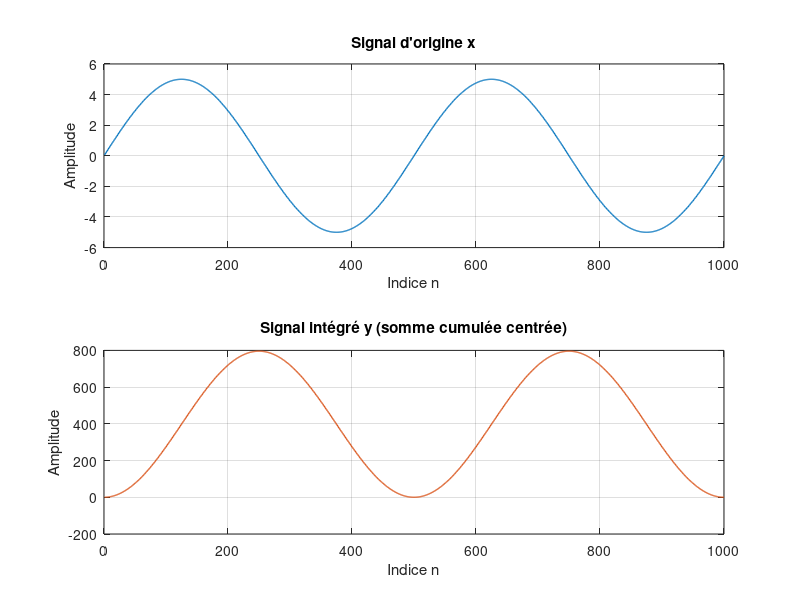
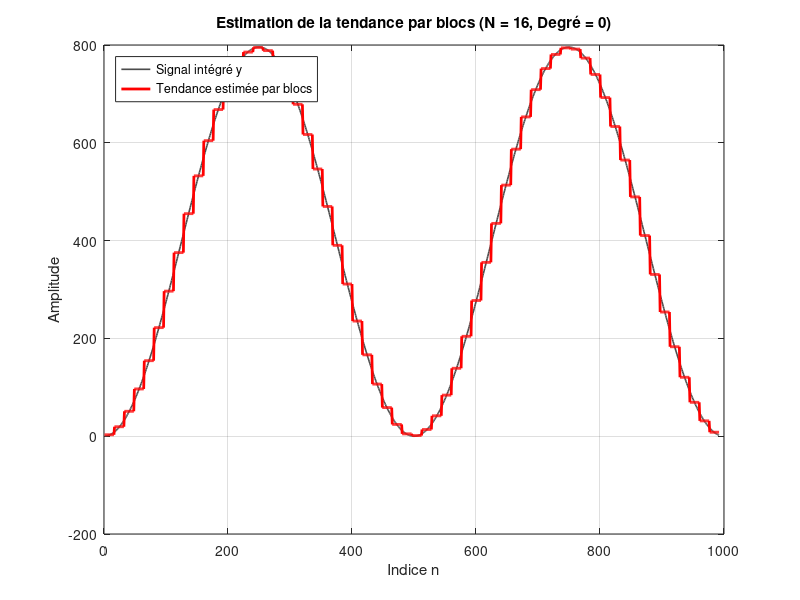
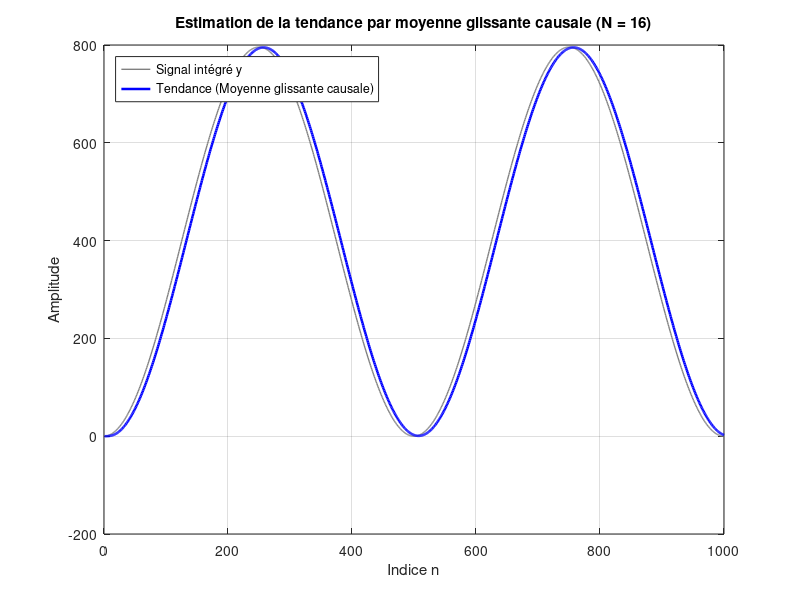
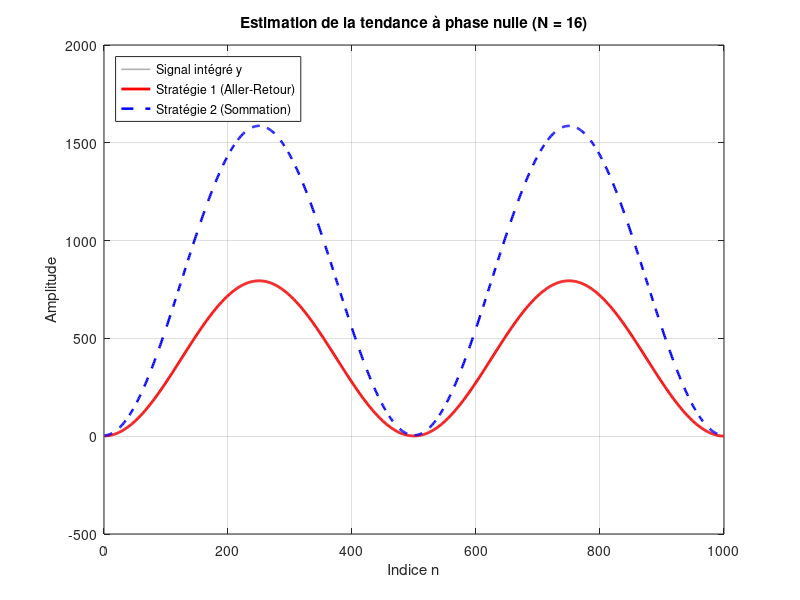

MATLAB code to generate these figures, in order:
clear; clc;

%%%%%%%%%%%%%%%%%%%%%%%%%%%%%%%%%%%%%%%%%%%%%%%
% étape 0 génération d'un signal pour les tests
%%%%%%%%%%%%%%%%%%%%%%%%%%%%%%%%%%%%%%%%%%%%%%%
% taille du signal
M = 1000; 
% signal
t1 = 1:M;
x = 5 * sin(2*pi*2*t1/M); 


%%%%%%%%%%%%%%%%%%%%%%%%%%%%%%%%%%%
% étape 1 centrage puis intégration
%%%%%%%%%%%%%%%%%%%%%%%%%%%%%%%%%%%

x=x(:);
x_centre = x - mean(x);
% intégration par méthode des rectangles
%%% cumtrapz pour la méthode des trapèzes
y = cumtrapz(x_centre); 

%%%%%%%%%%%%%%%%%%%%%%%%%%%%%%%%%%%
% étape 2a décomposition en blocs
%%%%%%%%%%%%%%%%%%%%%%%%%%%%%%%%%%%

% choix de la méthode de tendance 
% 0 = par la moyenne
% 1 = par droite de régression
choix = 0;

% on fixe la taille d'un bloc
N = 16; 

M = length(y);
% L est le nombre de blocs
L = floor(M/N);
% on ajuste la taille de y (toujours le signal intégré)
% aux nombres de blocs complets
y_ajuste = y(1:L*N);

% définition de la tendance
tendance = zeros(size(y_ajuste));

% Vecteur temps pour 1 bloc
t = (1:N)';

for i = 1:L
    debut = (i-1)*N +1;
    fin = i*N;
    bloc = y_ajuste(debut:fin);

    if choix == 0
        % modèle par la moyenne : (degré 0)
        val_tendance = mean(bloc);
        bloc_tendance = val_tendance * ones(N,1);
    else
        % modèle par droite de régression (degré 1)
        p = polyfit(t, bloc, 1);
        bloc_tendance = polyval(p,t);
    end
    tendance(debut:fin) = bloc_tendance;
end

%%%%%%%%%%% plot %%%%%%%%%%% 

% % Figure 1 : Signal d'origine et signal intégré
figure('Name', 'Étapes 0 et 1 : Signal et Intégration', 'Color', 'w');

subplot(2,1,1);
plot(x, 'Color', [0 0.447 0.741], 'LineWidth', 1);
title('Signal d''origine x');
xlabel('Indice n'); ylabel('Amplitude');
grid on;

subplot(2,1,2);
plot(y, 'Color', [0.85 0.325 0.098], 'LineWidth', 1);
title('Signal intégré y (somme cumulée centrée)');
xlabel('Indice n'); ylabel('Amplitude');
grid on;

% Figure 2 : Signal intégré et sa tendance estimée par morceaux
figure('Name', 'Étape 2a : Estimation de la tendance', 'Color', 'w');
plot(y_ajuste, 'Color', [0.3 0.3 0.3], 'LineWidth', 1.2, 'DisplayName', 'Signal intégré y');
hold on;
plot(tendance, 'r-', 'LineWidth', 2, 'DisplayName', 'Tendance estimée par blocs');
legend('Location', 'northwest');
title(['Estimation de la tendance par blocs (N = ', num2str(N), ', Degré = ', num2str(choix), ')']);
xlabel('Indice n'); ylabel('Amplitude');
grid on;
hold off;

%%%%%%%%%%% fin plot %%%%%%%%%%% 


%%%%%%%%%%%%%%%%%%%%%%%%%%%%%%%%%%%
% étape 2b filtre passe-bas
%%%%%%%%%%%%%%%%%%%%%%%%%%%%%%%%%%%

% taille de la fenêtre (N = 16)

% définition de la réponse impulsionnelle
b = (1/N) * ones(1, N);
a = 1;

% filtrage sur y
tendance_2b = filter(b,a,y);

% recalage du signal pour compenser le retard de (N-1)/2

retard = (N-1)/2;

%%%%%%%%%%%%%%%%%%%%%%%%%%%%%%%%%%%%%%%%%%%%%%%
% Plot Étape 2b
%%%%%%%%%%%%%%%%%%%%%%%%%%%%%%%%%%%%%%%%%%%%%%%
figure('Name', 'Étape 2b : Filtrage passe-bas (Moyenne glissante)', 'Color', 'w');
plot(y, 'Color', [0.5 0.5 0.5], 'LineWidth', 1, 'DisplayName', 'Signal intégré y');
hold on;
plot(tendance_2b, 'b-', 'LineWidth', 1.8, 'DisplayName', 'Tendance (Moyenne glissante causale)');
legend('Location', 'northwest');
title(['Estimation de la tendance par moyenne glissante causale (N = ', num2str(N), ')']);
xlabel('Indice n'); ylabel('Amplitude');
grid on;
hold off;
%%%%%%%%%%%%%%%%%%%%%%%%%%%%%%%%%%%%%%%
%%%%%%%%%%% fin plot %%%%%%%%%%% 
%%%%%%%%%%%%%%%%%%%%%%%%%%%%%%%%%%%%%%%

%%%%%%%%%%%%%%%%%%%%%%%%%%%%%%%%%%%
% étape 2c décomposition en blocs
%%%%%%%%%%%%%%%%%%%%%%%%%%%%%%%%%%%

% ===================================
% Strat 1
% ===================================

g_s1 = filter(b,a,y);
% g_inverse = g(-n)
g_s1_inverse = flipud(g_s1);
r_s1 = filter(b,a,g_s1_inverse);
tendance_s1 = flipud(r_s1);

% ===================================
% Strat 2
% ===================================

g_s2 = filter(b,a,y);

y_s2_inverse = flipud(y);

r_s2 = filter(b,a,y_s2_inverse);

tendance_s2 = g_s2 + flipud(r_s2);

%%%%%%%%%%%%%%%%%%%%%%%%%%%%%%%%%%%%%%%%%%%%%%%
% Plot Étape 2c
%%%%%%%%%%%%%%%%%%%%%%%%%%%%%%%%%%%%%%%%%%%%%%%
figure('Name', 'Étape 2c : Filtres à phase nulle (Stratégies 1 et 2)', 'Color', 'w');
plot(y, 'Color', [0.7 0.7 0.7], 'LineWidth', 1.2, 'DisplayName', 'Signal intégré y');
hold on;
plot(tendance_s1, 'r-', 'LineWidth', 2, 'DisplayName', 'Stratégie 1 (Aller-Retour)');
plot(tendance_s2, 'b--', 'LineWidth', 1.8, 'DisplayName', 'Stratégie 2 (Sommation)');
legend('Location', 'northwest');
title(['Estimation de la tendance à phase nulle (N = ', num2str(N), ')']);
xlabel('Indice n'); ylabel('Amplitude');
grid on;
hold off;

%%%%%%%%%%%%%%%%%%%%%%%%%%%%%%%%%%%
% étape 3 tendance retranchée
%%%%%%%%%%%%%%%%%%%%%%%%%%%%%%%%%%%

r = y - tendance_s1;

% puissance des flucuations
P_N_bloc = mean(r.^2);

fprintf('Pour une taille de bloc N = %d, la puissance P(N) vaut : %.4f\n', N, P_N_bloc);

%%%%%%%%%%%%%%%%%%%%%%%%%%%%%%%%%%%%%%%%%%%%%%%
% étape 4 : log-log et droite de régression
%%%%%%%%%%%%%%%%%%%%%%%%%%%%%%%%%%%%%%%%%%%%%%%

vecteur_N = (3 : floor(M/2))';
nb_N = length(vecteur_N);

P_N = zeros(nb_N, 1);

for k = 1:nb_N
    N_courant = vecteur_N(k);
    
% Étape 2a
    L = floor(M / N_courant);
    y_tronque = y(1 : L * N_courant);
    tendance_loc = zeros(L * N_courant, 1);
    t_loc = (1:N_courant)';
    
    for i = 1:L
        idx = (i-1)*N_courant + 1 : i*N_courant;
        p = polyfit(t_loc, y_tronque(idx), 1);
        tendance_loc(idx) = polyval(p, t_loc);
    end
    
% Étape 3
    r_loc = y_tronque - tendance_loc;
    P_N(k) = mean(r_loc(:).^2);
end

log_N = log10(vecteur_N);
log_P = log10(P_N);

p_droite = polyfit(log_N, log_P, 1);
pente = p_droite(1);

% Reconstruction de la droite théorique pour le tracé graphique
droite_fit = polyval(p_droite, log_N);

fprintf('===============================================\n');
fprintf('MARQUEUR OBTENU (Pente de la droite) : %.4f\n', pente);
fprintf('===============================================\n');

%%%%%%%%%%%%%%%%%%%%%%%%%%%%%%%%%%%%%%%%%%%%%%%
% Plot Étape 4
%%%%%%%%%%%%%%%%%%%%%%%%%%%%%%%%%%%%%%%%%%%%%%%
figure('Name', 'Étape 4 : Graphique Log-Log et Pente (DFA)', 'Color', 'w');

% Tracé des points calculés pour chaque N
plot(log_N, log_P, 'o', 'MarkerSize', 4, 'MarkerFaceColor', [0 0.447 0.741], ...
    'DisplayName', 'Points mesurés (log(P(N)) vs log(N))');
hold on;

% Tracé de la droite de régression
plot(log_N, droite_fit, 'r-', 'LineWidth', 2, ...
    'DisplayName', sprintf('Droite d''ajustement (Pente \\alpha = %.3f)', pente));

grid on;
xlabel('log_{10}(N)', 'FontWeight', 'bold');
ylabel('log_{10}(P(N))', 'FontWeight', 'bold');
title('Étape 4 : Détermination de la pente en échelle Log-Log');
legend('Location', 'northwest');
hold off;
